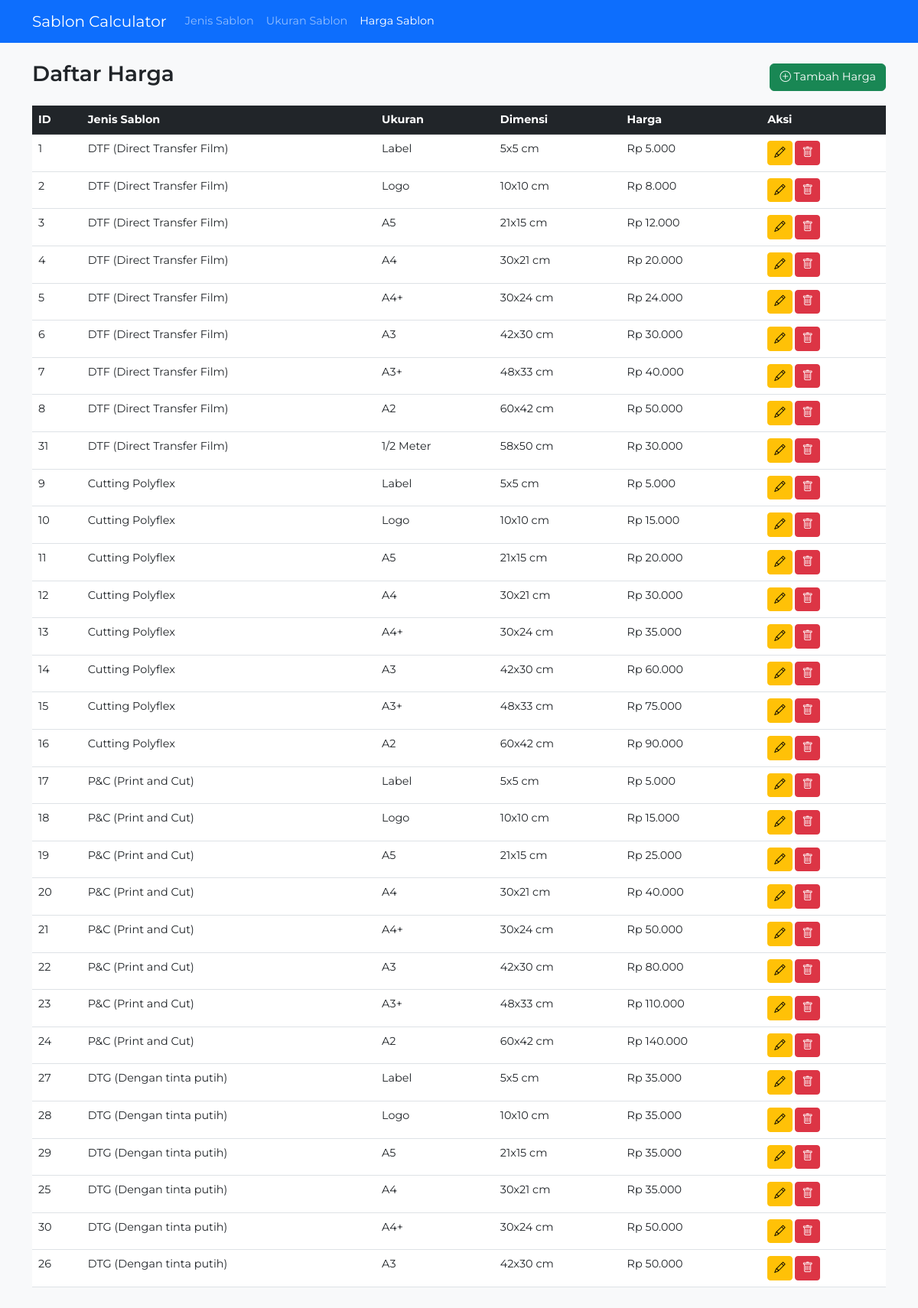
Screenshot of /harga/index.php with the database file from the repository.
### tables this page shows
CREATE TABLE `harga` (
  `id` int(11) NOT NULL,
  `id_sablon` int(11) NOT NULL,
  `id_ukuran` int(11) NOT NULL,
  `harga` int(11) NOT NULL
);

CREATE TABLE `sablon` (
  `id` int(11) NOT NULL,
  `nama_sablon` varchar(50) NOT NULL,
  `calculate_size` varchar(5) NOT NULL,
  `min_charge` int(11) NOT NULL,
  `urutan` int(11) NOT NULL,
  `harga` int(11) NOT NULL
);

CREATE TABLE `ukuran_sablon` (
  `id` int(11) NOT NULL,
  `nama` varchar(50) NOT NULL,
  `total_size` int(11) NOT NULL,
  `urutan` int(2) NOT NULL,
  `lebar` int(11) NOT NULL,
  `tinggi` int(11) NOT NULL
);

### harga/index.php (the view, shortened to what this page needs)
<?php include '../includes/db.php'; ?>
<!DOCTYPE html>
<html lang="en">
<head>
  <link href="https://cdn.jsdelivr.net/npm/bootstrap@5.3.0-alpha1/dist/css/bootstrap.min.css" rel="stylesheet">
  <link rel="stylesheet" href="https://cdn.jsdelivr.net/npm/bootstrap-icons@1.10.0/font/bootstrap-icons.css">
</head>
<body>
  <nav class="navbar navbar-expand-lg navbar-dark bg-primary sticky-top">
    <div class="container">
      <a class="navbar-brand" href="../">Sablon Calculator</a>
      <div class="collapse navbar-collapse" id="navbarNav">
        <ul class="navbar-nav">
          <li class="nav-item">
            <a class="nav-link" href="../sablon/">Jenis Sablon</a>
          </li>
          <li class="nav-item">
            <a class="nav-link" href="../ukuran/">Ukuran Sablon</a>
          </li>
          <li class="nav-item">
            <a class="nav-link active" href="../harga/">Harga Sablon</a>
          </li>
        </ul>
      </div>
    </div>
  </nav>
  <div class="container mt-4">
    <div id="harga-section" class="mb-5">
      <div class="d-flex justify-content-between align-items-center mb-3">
        <h3>Daftar Harga</h3>
        <a href="create.php" class="btn btn-success">
          <i class="bi bi-plus-circle"></i> Tambah Harga
        </a>
      </div>
      <div class="table">
        <table class="table table-hover">
          <thead class="table-dark">
            <tr>
              <th>ID</th>
              <th>Jenis Sablon</th>
              <th>Ukuran</th>
              <th>Dimensi</th>
              <th>Harga</th>
              <th>Aksi</th>
            </tr>
          </thead>
          <tbody>
            <?php
            $stmt = $pdo->query("
                    SELECT h.*, s.nama_sablon, u.nama, u.lebar, u.tinggi
                    FROM harga h
                    JOIN sablon s ON h.id_sablon = s.id
                    JOIN ukuran_sablon u ON h.id_ukuran = u.id
                    ORDER BY s.urutan, u.urutan
                ");
            while ($row = $stmt->fetch()) {
              echo "<tr>";
              echo "<td>{$row['id']}</td>";
              echo "<td>{$row['nama_sablon']}</td>";
              echo "<td>{$row['nama']}</td>";
              echo "<td>{$row['lebar']}x{$row['tinggi']} cm</td>";
              echo "<td>Rp " . number_format($row['harga'], 0, ',', '.') . "</td>";
              echo "<td>
                            <a href='edit.php?id={$row['id']}' class='btn btn-sm btn-warning'><i class='bi bi-pencil'></i></a>
                            <a href='delete.php?id={$row['id']}' class='btn btn-sm btn-danger' onclick='return confirm(\"Yakin ingin menghapus?\")'><i class='bi bi-trash'></i></a>
                          </td>";
              echo "</tr>";
            }
            ?>
          </tbody>
        </table>
      </div>
    </div>
  </div>
</body>
</html>

### harga/index.php (style rules this page uses)
body { font-family: 'Montserrat', sans-serif; font-size: 0.9rem; background-color: #f8f9fa; }
h1, h2, h3, h4, h5, h6, .h1, .h2, .h3, .h4, .h5, .h6 { font-family: 'Montserrat', sans-serif; font-weight: 600; }
.navbar-brand, .nav-link { font-family: 'Montserrat', sans-serif; }
.btn { font-family: 'Montserrat', sans-serif; font-size: 0.9rem; font-weight: 400; transition: all 0.3s ease; }
.btn { transform: scale(1); transition: transform 0.2s ease, box-shadow 0.2s ease; }
.table-hover tbody tr { transition: all 0.2s ease; }

### rows the page displays
harga: id "1", id_sablon.nama_sablon "DTF (Direct Transfer Film)", ukuran_sablon.nama "Label", ukuran_sablon.lebar "5", ukuran_sablon.tinggi "5", harga "5.000"
harga: id "2", id_sablon.nama_sablon "DTF (Direct Transfer Film)", ukuran_sablon.nama "Logo", ukuran_sablon.lebar "10", ukuran_sablon.tinggi "10", harga "8.000"
harga: id "3", id_sablon.nama_sablon "DTF (Direct Transfer Film)", ukuran_sablon.nama "A5", ukuran_sablon.lebar "21", ukuran_sablon.tinggi "15", harga "12.000"
harga: id "4", id_sablon.nama_sablon "DTF (Direct Transfer Film)", ukuran_sablon.nama "A4", ukuran_sablon.lebar "30", ukuran_sablon.tinggi "21", harga "20.000"
harga: id "5", id_sablon.nama_sablon "DTF (Direct Transfer Film)", ukuran_sablon.nama "A4+", ukuran_sablon.lebar "30", ukuran_sablon.tinggi "24", harga "24.000"
harga: id "6", id_sablon.nama_sablon "DTF (Direct Transfer Film)", ukuran_sablon.nama "A3", ukuran_sablon.lebar "42", ukuran_sablon.tinggi "30", harga "30.000"
harga: id "7", id_sablon.nama_sablon "DTF (Direct Transfer Film)", ukuran_sablon.nama "A3+", ukuran_sablon.lebar "48", ukuran_sablon.tinggi "33", harga "40.000"
harga: id "8", id_sablon.nama_sablon "DTF (Direct Transfer Film)", ukuran_sablon.nama "A2", ukuran_sablon.lebar "60", ukuran_sablon.tinggi "42", harga "50.000"
harga: id "31", id_sablon.nama_sablon "DTF (Direct Transfer Film)", ukuran_sablon.nama "1/2 Meter", ukuran_sablon.lebar "58", ukuran_sablon.tinggi "50", harga "30.000"
harga: id "9", id_sablon.nama_sablon "Cutting Polyflex", ukuran_sablon.nama "Label", ukuran_sablon.lebar "5", ukuran_sablon.tinggi "5", harga "5.000"
harga: id "10", id_sablon.nama_sablon "Cutting Polyflex", ukuran_sablon.nama "Logo", ukuran_sablon.lebar "10", ukuran_sablon.tinggi "10", harga "15.000"
harga: id "11", id_sablon.nama_sablon "Cutting Polyflex", ukuran_sablon.nama "A5", ukuran_sablon.lebar "21", ukuran_sablon.tinggi "15", harga "20.000"
harga: id "12", id_sablon.nama_sablon "Cutting Polyflex", ukuran_sablon.nama "A4", ukuran_sablon.lebar "30", ukuran_sablon.tinggi "21", harga "30.000"
harga: id "13", id_sablon.nama_sablon "Cutting Polyflex", ukuran_sablon.nama "A4+", ukuran_sablon.lebar "30", ukuran_sablon.tinggi "24", harga "35.000"
harga: id "14", id_sablon.nama_sablon "Cutting Polyflex", ukuran_sablon.nama "A3", ukuran_sablon.lebar "42", ukuran_sablon.tinggi "30", harga "60.000"
harga: id "15", id_sablon.nama_sablon "Cutting Polyflex", ukuran_sablon.nama "A3+", ukuran_sablon.lebar "48", ukuran_sablon.tinggi "33", harga "75.000"
harga: id "16", id_sablon.nama_sablon "Cutting Polyflex", ukuran_sablon.nama "A2", ukuran_sablon.lebar "60", ukuran_sablon.tinggi "42", harga "90.000"
harga: id "17", id_sablon.nama_sablon "P&C (Print and Cut)", ukuran_sablon.nama "Label", ukuran_sablon.lebar "5", ukuran_sablon.tinggi "5", harga "5.000"
harga: id "18", id_sablon.nama_sablon "P&C (Print and Cut)", ukuran_sablon.nama "Logo", ukuran_sablon.lebar "10", ukuran_sablon.tinggi "10", harga "15.000"
harga: id "19", id_sablon.nama_sablon "P&C (Print and Cut)", ukuran_sablon.nama "A5", ukuran_sablon.lebar "21", ukuran_sablon.tinggi "15", harga "25.000"
harga: id "20", id_sablon.nama_sablon "P&C (Print and Cut)", ukuran_sablon.nama "A4", ukuran_sablon.lebar "30", ukuran_sablon.tinggi "21", harga "40.000"
harga: id "21", id_sablon.nama_sablon "P&C (Print and Cut)", ukuran_sablon.nama "A4+", ukuran_sablon.lebar "30", ukuran_sablon.tinggi "24", harga "50.000"
harga: id "22", id_sablon.nama_sablon "P&C (Print and Cut)", ukuran_sablon.nama "A3", ukuran_sablon.lebar "42", ukuran_sablon.tinggi "30", harga "80.000"
harga: id "23", id_sablon.nama_sablon "P&C (Print and Cut)", ukuran_sablon.nama "A3+", ukuran_sablon.lebar "48", ukuran_sablon.tinggi "33", harga "110.000"
harga: id "24", id_sablon.nama_sablon "P&C (Print and Cut)", ukuran_sablon.nama "A2", ukuran_sablon.lebar "60", ukuran_sablon.tinggi "42", harga "140.000"
harga: id "27", id_sablon.nama_sablon "DTG (Dengan tinta putih)", ukuran_sablon.nama "Label", ukuran_sablon.lebar "5", ukuran_sablon.tinggi "5", harga "35.000"
harga: id "28", id_sablon.nama_sablon "DTG (Dengan tinta putih)", ukuran_sablon.nama "Logo", ukuran_sablon.lebar "10", ukuran_sablon.tinggi "10", harga "35.000"
harga: id "29", id_sablon.nama_sablon "DTG (Dengan tinta putih)", ukuran_sablon.nama "A5", ukuran_sablon.lebar "21", ukuran_sablon.tinggi "15", harga "35.000"
harga: id "25", id_sablon.nama_sablon "DTG (Dengan tinta putih)", ukuran_sablon.nama "A4", ukuran_sablon.lebar "30", ukuran_sablon.tinggi "21", harga "35.000"
harga: id "30", id_sablon.nama_sablon "DTG (Dengan tinta putih)", ukuran_sablon.nama "A4+", ukuran_sablon.lebar "30", ukuran_sablon.tinggi "24", harga "50.000"
harga: id "26", id_sablon.nama_sablon "DTG (Dengan tinta putih)", ukuran_sablon.nama "A3", ukuran_sablon.lebar "42", ukuran_sablon.tinggi "30", harga "50.000"
